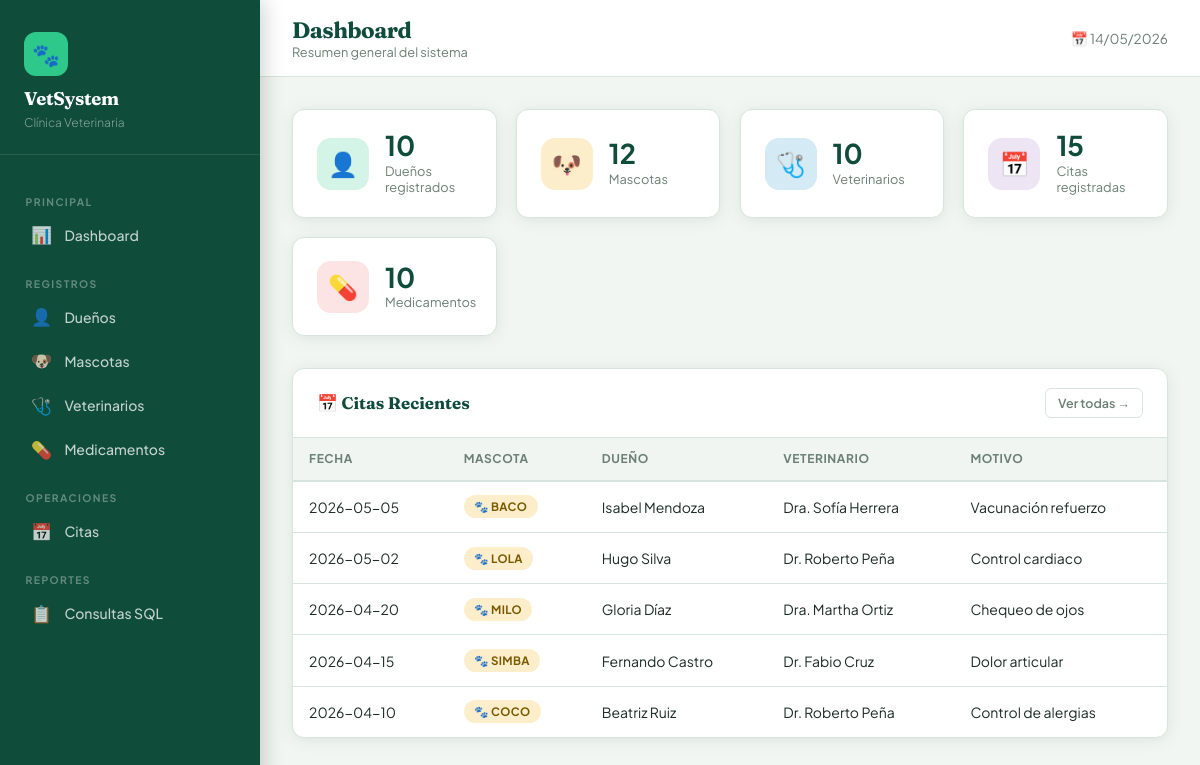
The page / on the database its author committed.
### tables this page shows
CREATE TABLE CITA (
  ID_Cita    INT AUTO_INCREMENT PRIMARY KEY,
  Fecha      DATE NOT NULL,
  Motivo     VARCHAR(200),
  ID_Mascota INT NOT NULL,
  ID_Vet     INT NOT NULL,
  ID_Med     INT DEFAULT NULL,
  created_at TIMESTAMP DEFAULT CURRENT_TIMESTAMP,
  CONSTRAINT fk_cita_mascota FOREIGN KEY (ID_Mascota)
    REFERENCES MASCOTA(ID_Mascota) ON DELETE CASCADE ON UPDATE CASCADE,
  CONSTRAINT fk_cita_vet FOREIGN KEY (ID_Vet)
    REFERENCES VETERINARIO(ID_Vet) ON DELETE CASCADE ON UPDATE CASCADE,
  CONSTRAINT fk_cita_med FOREIGN KEY (ID_Med)
    REFERENCES MEDICAMENTO(ID_Med) ON DELETE SET NULL ON UPDATE CASCADE
);

CREATE TABLE MASCOTA (
  ID_Mascota      INT AUTO_INCREMENT PRIMARY KEY,
  Nombre          VARCHAR(80) NOT NULL,
  Especie         VARCHAR(50),
  Raza            VARCHAR(50),
  FechaNacimiento DATE,
  ID_Dueno        INT NOT NULL,
  created_at      TIMESTAMP DEFAULT CURRENT_TIMESTAMP,
  CONSTRAINT fk_mascota_dueno FOREIGN KEY (ID_Dueno)
    REFERENCES DUENO(ID_Dueno) ON DELETE CASCADE ON UPDATE CASCADE
);

CREATE TABLE VETERINARIO (
  ID_Vet       INT AUTO_INCREMENT PRIMARY KEY,
  Nombre       VARCHAR(100) NOT NULL,
  Especialidad VARCHAR(80),
  Horario      VARCHAR(50),
  Telefono     VARCHAR(20),
  NumLicencia  VARCHAR(30) UNIQUE,
  created_at   TIMESTAMP DEFAULT CURRENT_TIMESTAMP
);

### index.php (the view, shortened to what this page needs)
<?php
$root = '';
$conn = getConexion();
$duenos      = $conn->query("SELECT COUNT(*) AS t FROM DUENO")->fetch_assoc()['t'];
$mascotas    = $conn->query("SELECT COUNT(*) AS t FROM MASCOTA")->fetch_assoc()['t'];
$veterinarios= $conn->query("SELECT COUNT(*) AS t FROM VETERINARIO")->fetch_assoc()['t'];
$citas       = $conn->query("SELECT COUNT(*) AS t FROM CITA")->fetch_assoc()['t'];
$medicamentos= $conn->query("SELECT COUNT(*) AS t FROM MEDICAMENTO")->fetch_assoc()['t'];
$citasRecientes = $conn->query("
    SELECT C.Fecha, C.Motivo,
           M.Nombre AS Mascota,
           CONCAT(D.Nombre,' ',D.Apellido) AS Dueno,
           V.Nombre AS Veterinario
    FROM CITA C
    JOIN MASCOTA M     ON C.ID_Mascota = M.ID_Mascota
    JOIN DUENO D       ON M.ID_Dueno   = D.ID_Dueno
    JOIN VETERINARIO V ON C.ID_Vet     = V.ID_Vet
    ORDER BY C.Fecha DESC
    LIMIT 5
");
?>
<!DOCTYPE html>
<html lang="es">
<head>
  <link rel="stylesheet" href="<?= $root ?>assets/css/style.css">
</head>
<body>
<?php include 'includes/sidebar.php'; ?>
<div class="main">
  <div class="topbar">
    <div>
      <h1>Dashboard</h1>
      <div class="breadcrumb">Resumen general del sistema</div>
    </div>
    <span style="font-size:.85rem;color:var(--muted);">📅 <?= date('d/m/Y') ?></span>
  </div>
  <div class="content">
    <div class="stats-grid">
      <div class="stat-card">
        <div class="stat-icon green">👤</div>
        <div class="stat-info">
          <h4><?= $duenos ?></h4>
          <p>Dueños registrados</p>
        </div>
      </div>
      <div class="stat-card">
        <div class="stat-icon amber">🐶</div>
        <div class="stat-info">
          <h4><?= $mascotas ?></h4>
          <p>Mascotas</p>
        </div>
      </div>
      <div class="stat-card">
        <div class="stat-icon blue">🩺</div>
        <div class="stat-info">
          <h4><?= $veterinarios ?></h4>
          <p>Veterinarios</p>
        </div>
      </div>
      <div class="stat-card">
        <div class="stat-icon purple">📅</div>
        <div class="stat-info">
          <h4><?= $citas ?></h4>
          <p>Citas registradas</p>
        </div>
      </div>
      <div class="stat-card">
        <div class="stat-icon red">💊</div>
        <div class="stat-info">
          <h4><?= $medicamentos ?></h4>
          <p>Medicamentos</p>
        </div>
      </div>
    </div>
    <div class="card">
      <div class="card-header">
        <h3>📅 Citas Recientes</h3>
        <a href="citas/index.php" class="btn btn-outline btn-sm">Ver todas →</a>
      </div>
      <div class="table-responsive">
        <table>
          <thead>
            <tr>
              <th>Fecha</th>
              <th>Mascota</th>
              <th>Dueño</th>
              <th>Veterinario</th>
              <th>Motivo</th>
            </tr>
          </thead>
          <tbody>
            <?php while ($r = $citasRecientes->fetch_assoc()): ?>
            <tr>
              <td><?= htmlspecialchars($r['Fecha']) ?></td>
              <td><span class="badge badge-amber">🐾 <?= htmlspecialchars($r['Mascota']) ?></span></td>
              <td><?= htmlspecialchars($r['Dueno']) ?></td>
              <td><?= htmlspecialchars($r['Veterinario']) ?></td>
              <td><?= htmlspecialchars($r['Motivo']) ?></td>
            </tr>
            <?php endwhile; ?>
          </tbody>
        </table>
      </div>
    </div>
  </div>
</div>
</body>
</html>

### includes/sidebar.php (shortened to what this page needs)
<?php
$currentFile = basename($_SERVER['PHP_SELF']);
$currentDir  = basename(dirname($_SERVER['PHP_SELF']));
function isActive(string $section): string {
    return '';
}
?>
<aside class="sidebar">
  <div class="sidebar-logo">
    <div class="logo-icon">🐾</div>
    <h2>VetSystem</h2>
    <span>Clínica Veterinaria</span>
  </div>
  <nav class="sidebar-nav">
    <div class="nav-section">Principal</div>
    <a href="<?= $root ?>index.php" class="nav-item <?= isActive('dashboard') ?>">
      <span class="icon">📊</span> Dashboard
    </a>
    <div class="nav-section">Registros</div>
    <a href="<?= $root ?>duenos/index.php" class="nav-item <?= isActive('duenos') ?>">
      <span class="icon">👤</span> Dueños
    </a>
    <a href="<?= $root ?>mascotas/index.php" class="nav-item <?= isActive('mascotas') ?>">
      <span class="icon">🐶</span> Mascotas
    </a>
    <a href="<?= $root ?>veterinarios/index.php" class="nav-item <?= isActive('veterinarios') ?>">
      <span class="icon">🩺</span> Veterinarios
    </a>
    <a href="<?= $root ?>medicamentos/index.php" class="nav-item <?= isActive('medicamentos') ?>">
      <span class="icon">💊</span> Medicamentos
    </a>
    <div class="nav-section">Operaciones</div>
    <a href="<?= $root ?>citas/index.php" class="nav-item <?= isActive('citas') ?>">
      <span class="icon">📅</span> Citas
    </a>
    <div class="nav-section">Reportes</div>
    <a href="<?= $root ?>consultas/index.php" class="nav-item <?= isActive('consultas') ?>">
      <span class="icon">📋</span> Consultas SQL
    </a>
  </nav>
</aside>

### rows shown on the page
cita: Fecha "2026-05-05", ID_Mascota.Nombre "BACO", Dueno "Isabel Mendoza", ID_Vet.Nombre "Dra. Sofía Herrera", Motivo "Vacunación refuerzo"
cita: Fecha "2026-05-02", ID_Mascota.Nombre "LOLA", Dueno "Hugo Silva", ID_Vet.Nombre "Dr. Roberto Peña", Motivo "Control cardiaco"
cita: Fecha "2026-04-20", ID_Mascota.Nombre "MILO", Dueno "Gloria Díaz", ID_Vet.Nombre "Dra. Martha Ortiz", Motivo "Chequeo de ojos"
cita: Fecha "2026-04-15", ID_Mascota.Nombre "SIMBA", Dueno "Fernando Castro", ID_Vet.Nombre "Dr. Fabio Cruz", Motivo "Dolor articular"
cita: Fecha "2026-04-10", ID_Mascota.Nombre "COCO", Dueno "Beatriz Ruiz", ID_Vet.Nombre "Dr. Roberto Peña", Motivo "Control de alergias"

### other values the page prints
$duenos "10"
$mascotas "12"
$veterinarios "10"
$citas "15"
$medicamentos "10"
